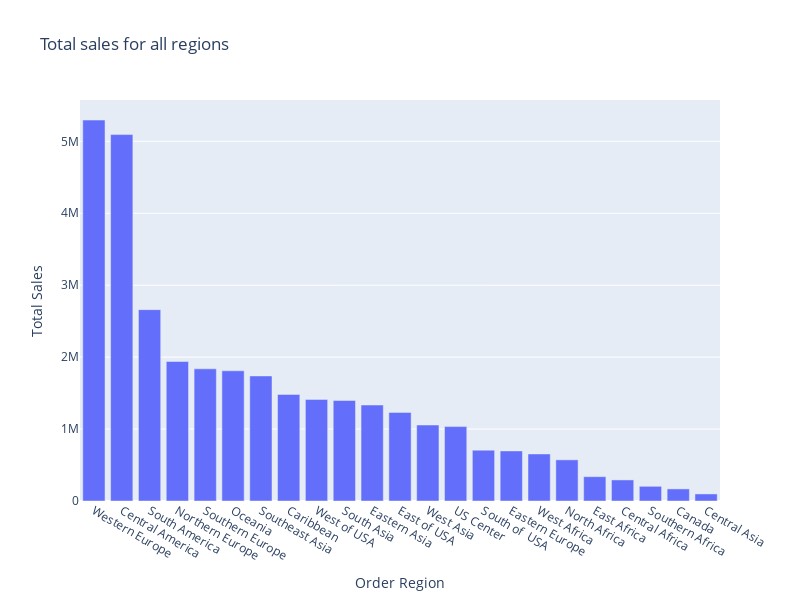

Notebook cell for this chart:
### Code cell
region_sales_per_customer = region['Sales per customer'].sum().sort_values(ascending=False).reset_index()
fig2 = px.bar(
    region_sales_per_customer,
    x='Order Region',
    y='Sales per customer',
    title="Total sales for all regions",
    labels={'Sales per customer': 'Total Sales'},
    width=800,
    height=600
)
fig2.show()

### Figure 1 — Plotly figure (JSON) as saved in the notebook; plotly's stock layout.template omitted (floating-point values rounded to 4 significant figures)
{"data": [{"alignmentgroup": "True", "hovertemplate": "Order Region=%{x}<br>Total Sales=%{y}<extra></extra>", "legendgroup": "", "marker": {"color": "#636efa", "pattern": {"shape": ""}}, "name": "", "offsetgroup": "", "orientation": "v", "showlegend": false, "textposition": "auto", "type": "bar", "x": ["Western Europe", "Central America", "South America", "Northern Europe", "Southern Europe", "Oceania", "Southeast Asia", "Caribbean", "West of USA ", "South Asia", "Eastern Asia", "East of USA", "West Asia", "US Center ", "South of  USA ", "Eastern Europe", "West Africa", "North Africa", "East Africa", "Central Africa", "Southern Africa", "Canada", "Central Asia"], "xaxis": "x", "y": [5296000.0, 5094000.0, 2660000.0, 1939000.0, 1838000.0, 1810000.0, 1739000.0, 1482000.0, 1412000.0, 1397000.0, 1334000.0, 1232000.0, 1056000.0, 1034000.0, 706900.0, 696300.0, 654200.0, 572200.0, 338100.0, 292900.0, 204300.0, 168300.0, 97950.0], "yaxis": "y"}], "layout": {"barmode": "relative", "height": 600, "legend": {"tracegroupgap": 0}, "title": {"text": "Total sales for all regions"}, "width": 800, "xaxis": {"anchor": "y", "domain": [0, 1], "title": {"text": "Order Region"}}, "yaxis": {"anchor": "x", "domain": [0, 1], "title": {"text": "Total Sales"}}}}
